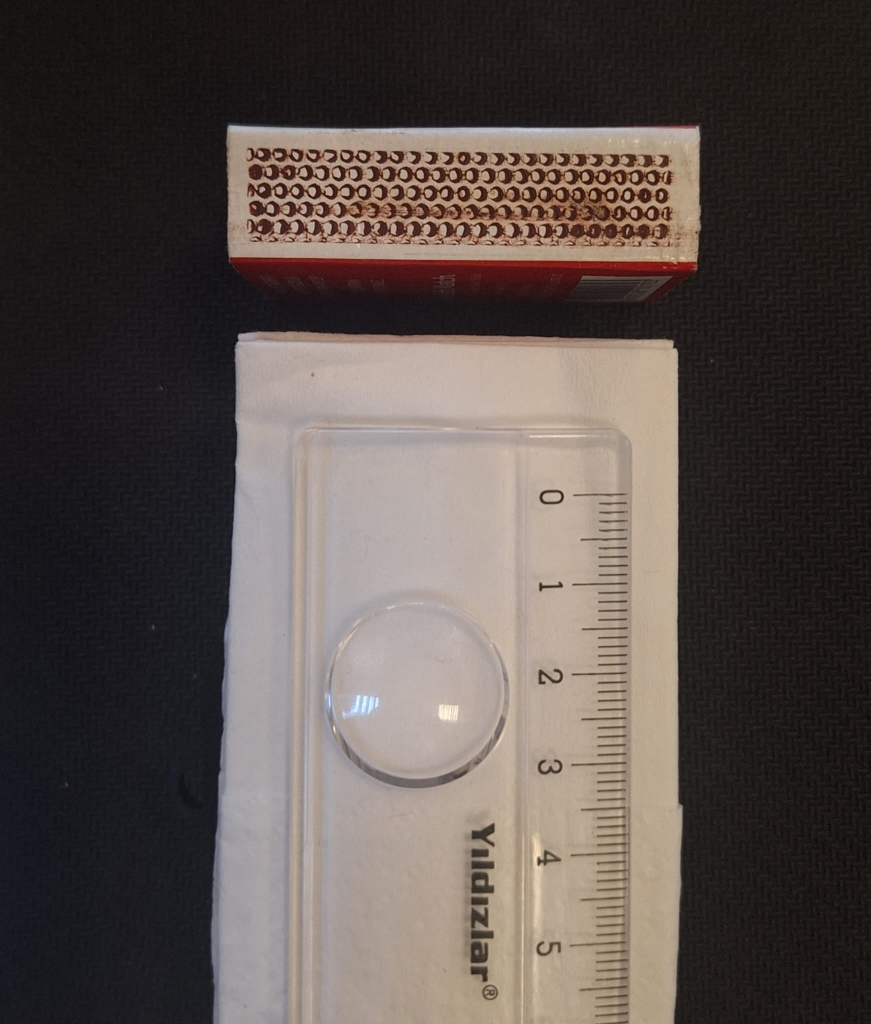
#> input picture images/Matchbox/matchbox_side.jpg, 1742 x 2048 px (shown at 1/2 size)
$ python -i find_roundcap.py   (imports and definitions only)
#> lines starting #> are read from the running program, lines starting #| are printed output that depends on the picture; after the words box and inside, x2 and y2 are one past the last pixel; in counts of white or black regions, pixels touching at a corner belong together
#> further down, picture is the input picture: shape (2048, 1742, 3); mean B, G, R 75.2, 79.3, 88.8
import cv2
import numpy as np

def getContours(img, cThr=[30, 100], showCanny=False, minArea=1000, filter=0, draw=True):
#> called with showCanny = False, minArea = 1000, filter = 0, draw = True
    imgGray = cv2.cvtColor(img, cv2.COLOR_BGR2GRAY)
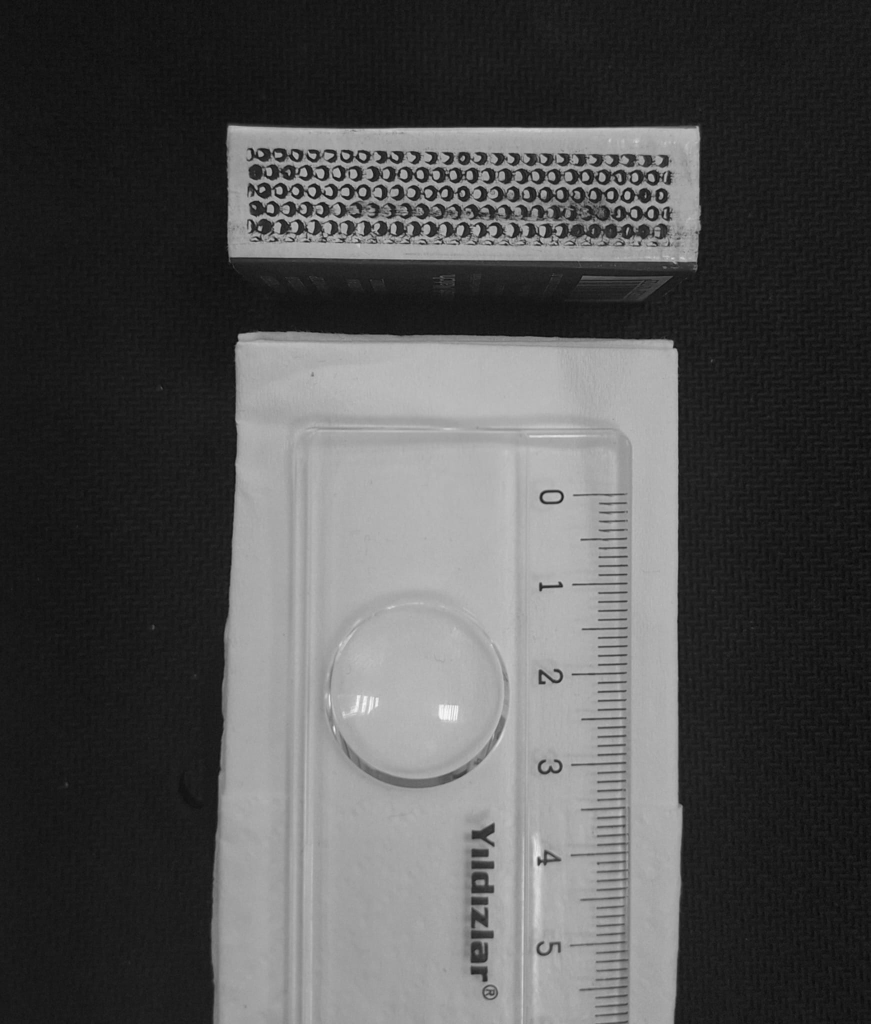
#> imgGray: shape (2048, 1742) (shown at 1/2 size); min 6, max 252, mean 81.7
    imgBlur = cv2.GaussianBlur(imgGray, (5, 5), 1)
    imgCanny = cv2.Canny(imgBlur, cThr[0], cThr[1])
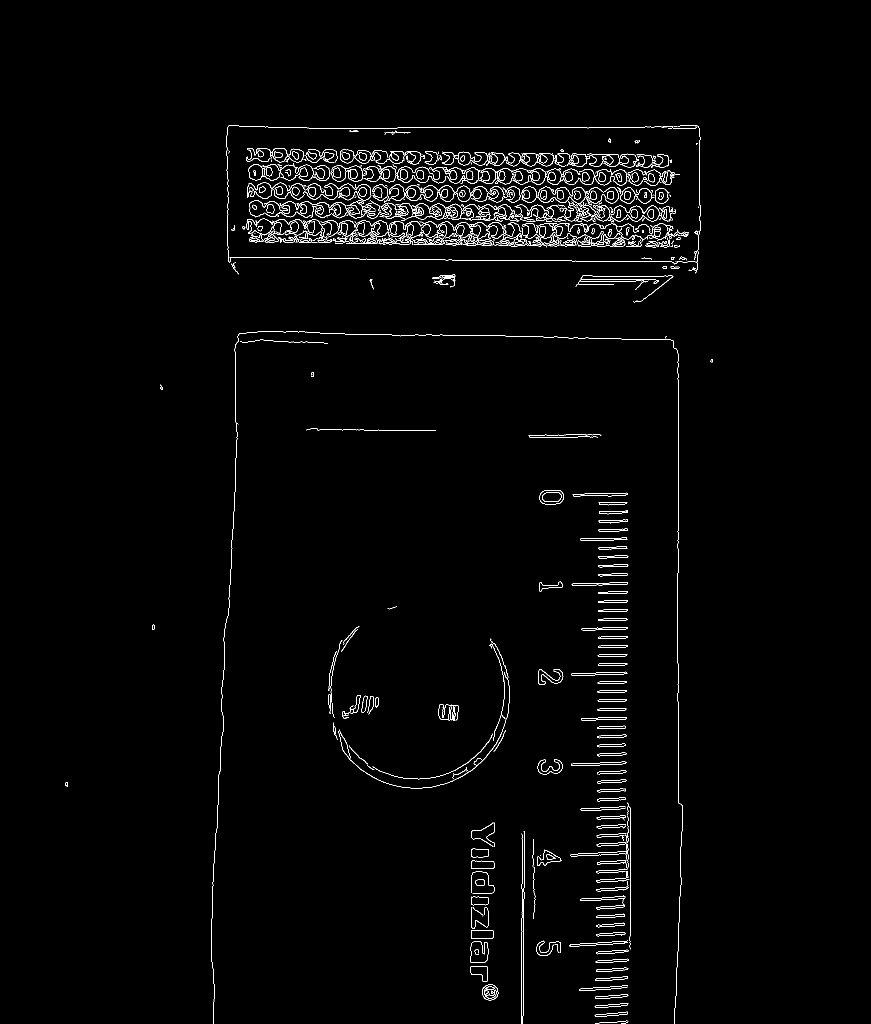
#> imgCanny: shape (2048, 1742) (shown at 1/2 size); 1.5% white in thin lines or dots, all inside (x1, y1, x2, y2) = (130, 250, 1426, 2048)


    kernel = np.ones((5, 5))
    imgDil = cv2.dilate(imgCanny, kernel, iterations=2)
#> imgDil: shape (2048, 1742); 10% white; 74 white regions, largest, box (x1, y1, x2, y2) and area: (481, 292, 1382, 500) 163492, (418, 658, 1370, 2048) 36251, (448, 246, 1406, 553) 26410
    imgThres = cv2.erode(imgDil, kernel, iterations=1)
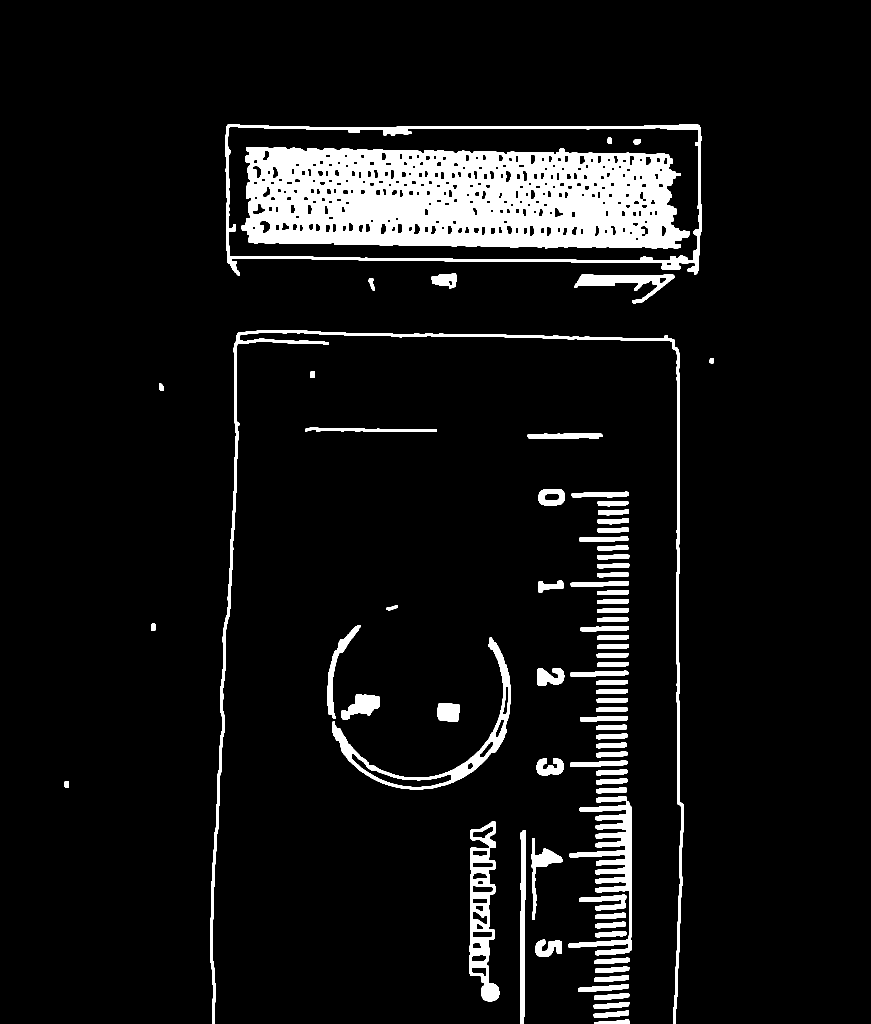
#> imgThres: shape (2048, 1742) (shown at 1/2 size); 7.5% white; 75 white regions

    if showCanny:
        imgThres = cv2.resize(imgThres,(0,0), fx=0.19,fy=0.19)
        cv2.imshow('Canny', imgThres)

    contours, _ = cv2.findContours(imgThres, cv2.RETR_EXTERNAL, cv2.CHAIN_APPROX_SIMPLE)
#> contours = 72 contours; largest, box (x1, y1, x2, y2) and area: (450, 248, 1404, 551) 255859, (420, 660, 1368, 2048) 16400, (939, 1642, 999, 2003) 13000, (664, 1275, 1022, 1579) 12175, (1136, 1593, 1264, 1911) 10584
    finalContours = []

    for cnt in contours:
        area = cv2.contourArea(cnt)
        if area > minArea:
            peri = cv2.arcLength(cnt, True)
            approx = cv2.approxPolyDP(cnt, 0.02 * peri, True)
            bbox = cv2.boundingRect(approx)

            if filter > 0:
                if len(approx) == filter:
                    finalContours.append([len(approx), area, approx, bbox, cnt])
            else:
                finalContours.append([len(approx), area, approx, bbox, cnt])
#> this loop made 72 passes
#> (area, peri, approx, bbox) on passes 15, 63, 64, 72: (3041, 792.1, [[1050, 1660], [1040, 2047]], (1040, 1660, 11, 388)), (1249.5, 316, [[1055, 869], [1061, 877], [1204, 873]], (1055, 869, 150, 9)), (1128.5, 546.5, [[610, 858], [873, 862]], (610, 858, 264, 5)), (255859, 2656.7, [[1400, 254], [455, 249], [455, 525], [1392, 548]], (455, 249, 946, 300))
#> (area, peri, bbox) on passes 9, 13, 14, 16, 17, 23: (1142, 229.9, (1072, 1879, 52, 34)), (1332.5, 351.8, (1158, 1791, 95, 29)), (2039.5, 466.4, (1064, 1676, 61, 164)), (13000, 1003.3, (939, 1642, 60, 361)), (10584, 2495.9, (1136, 1593, 128, 318)), (1185.5, 235, (1074, 1517, 53, 34))
#> after the loop, finalContours = 19 items

    finalContours = sorted(finalContours, key=lambda x: x[1], reverse=True)

    if draw and len(finalContours) > 0:
        for con in finalContours:
            cv2.drawContours(img, [con[2]], -1, (0, 255, 0), 3)
#> this loop made 19 passes
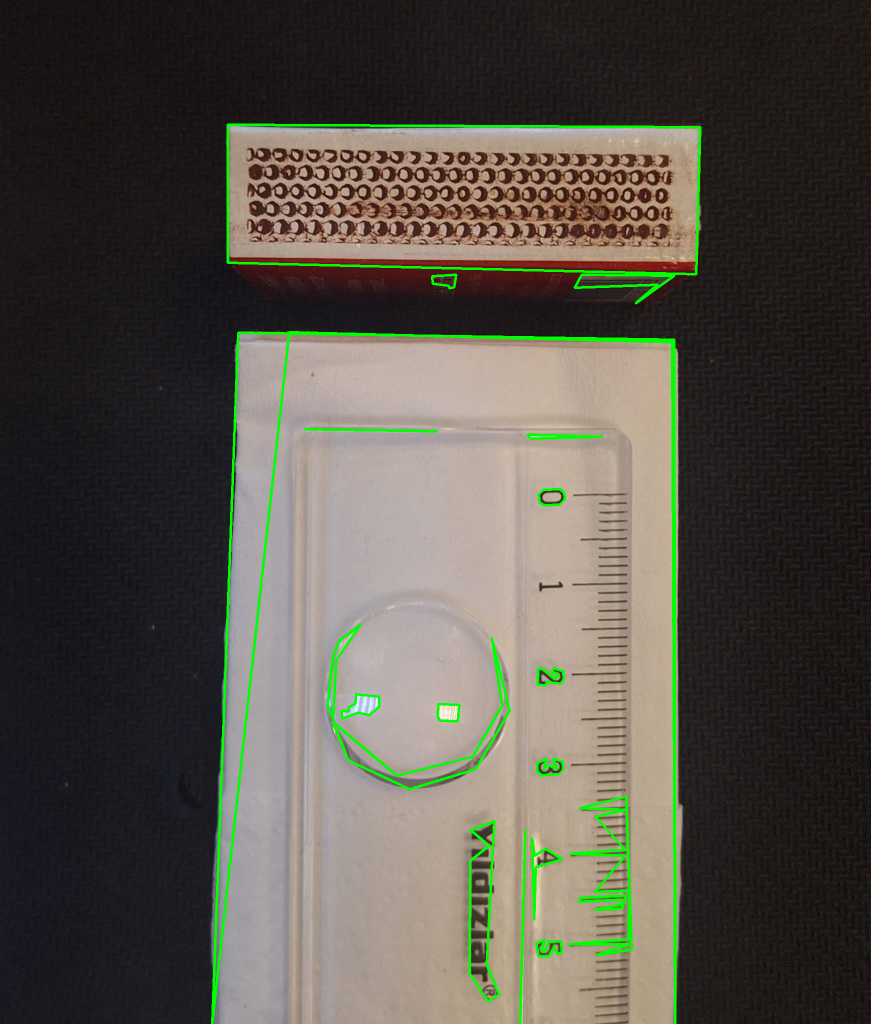
#> img: shape (2048, 1742, 3) (shown at 1/2 size); 2.15% of pixels changed, all inside (x1, y1, x2, y2) = (422, 247, 1403, 2048)

    return img, finalContours


def reorder (myPoints):
    #print(myPoints.shape)
    myPointsNew = np.zeros_like(myPoints)
    myPoints = myPoints.reshape((4,2))
    add = myPoints.sum(1)
    myPointsNew[0] = myPoints[np.argmin(add)]
    myPointsNew[3] = myPoints[np.argmax(add)]
    diff = np.diff(myPoints,axis=1)
    myPointsNew[1] = myPoints[np.argmin(diff)]
    myPointsNew[2] = myPoints[np.argmax(diff)]
    return myPointsNew


def warpImg (img,points,w,h,pad=5):
    #print(points)
    points = reorder(points)
    pts1 = np.float32(points)
    pts2 = np.float32([[0,0],[w,0],[0,h],[w,h]])
    matrix = cv2.getPerspectiveTransform(pts1,pts2)
    imgWarp = cv2.warpPerspective(img,matrix,(w,h))
    imgWarp = imgWarp[pad:imgWarp.shape[0]-pad,pad:imgWarp.shape[1]-pad]
    return imgWarp

def findDis (pts1,pts2):
    return ((pts2[0]-pts1[0])**2 + (pts2[1]-pts1[1])**2)**0.5

>>> import cv2
>>> picture = cv2.imread('../images/Matchbox/matchbox_side.jpg')
>>> result = getContours(picture)
